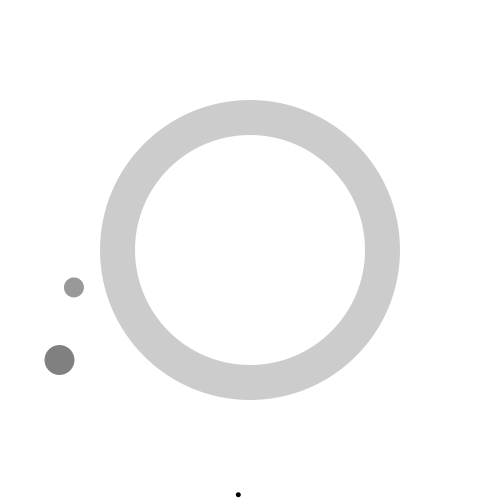
Frame 1 (no input)
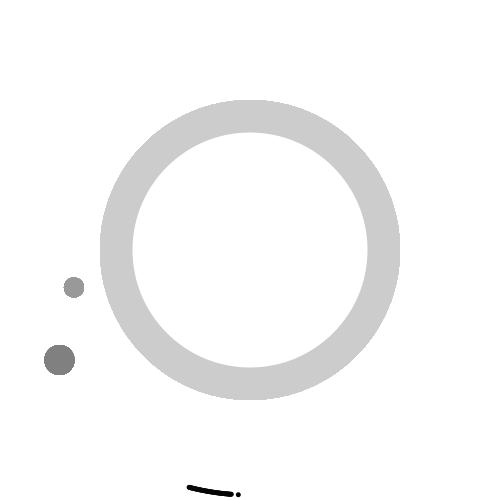
Frame 60 (the mouse pressed at the canvas centre just before this capture)
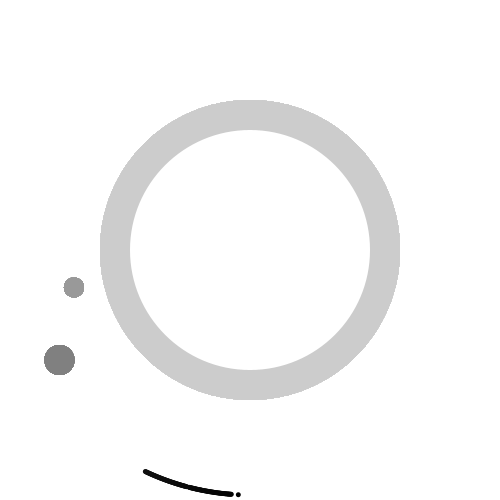
Frame 120 (the mouse held since frame 60 and released just before this capture)

The Processing sketch that drew these frames (run headless with seeded random() and noise(); from frame 60 on, the mouse is pressed at the canvas centre):

// Processing sketch: processing_169811
// ── processing_169811.pde

void setup()
{
  size (500, 500);
  background(255);
  smooth();
}

void draw()

{

  pushMatrix();
  translate(width/2, height/2);
  noStroke();
  fill(204, 204, 204);
  ellipse(0, 0, 300, 300);
  popMatrix();



  float current_second = map(second(), 0, 60, 0, 300);

  pushMatrix();
  translate(width/2, height/2);
  noStroke();
  fill(255);
  ellipse(0, 0, current_second, current_second); 
  popMatrix();



  float current_minute = map(minute(), 0, 60, 0, 2*PI);

  pushMatrix();
  translate(width/2, height/2);
  rotate(current_minute);
  noStroke();
  fill(153, 153, 153);
  ellipse(0, 180, 20, 20);
  popMatrix();



  float current_stunde = map(hour(), 0, 24, 0, 2*PI);

  pushMatrix();
  translate(width/2, height/2);
  rotate(current_stunde);
  noStroke();
  fill(128, 128, 128);
  ellipse(0, 220, 30, 30);
  popMatrix();



  float current_millis = map(millis(), 0, 60, 0, 2*PI);

  pushMatrix();
  translate(width/2, height/2);
  rotate(radians(current_millis/10));
  noStroke();
  fill(current_millis/15);
  ellipse(0, 245, 5, 5); 
  popMatrix();
}
